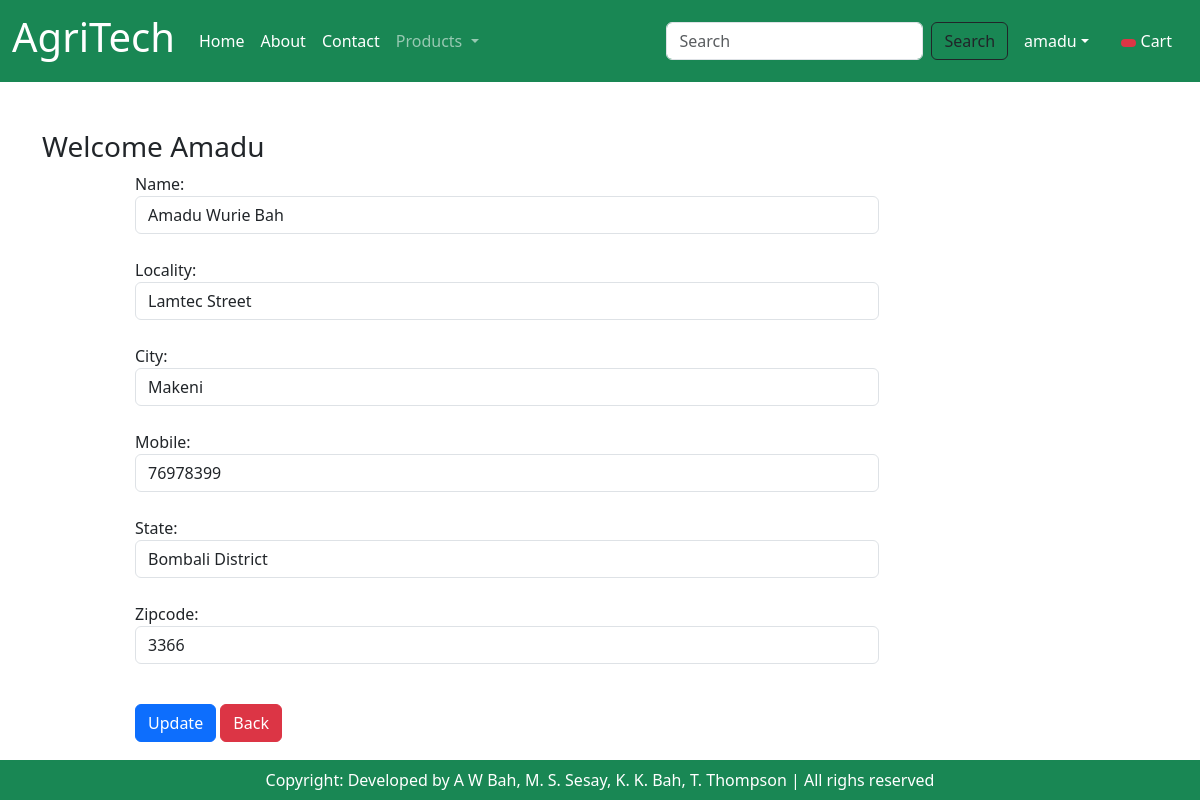
/updateAddress/1 (signed in), run on the app's committed database.
### app/models.py (models this page shows, shortened)
class Customer(models.Model):
    user = models.ForeignKey(User, on_delete=models.CASCADE)
    name = models.CharField(max_length=200)
    locality = models.CharField(max_length=200)
    city= models.CharField(max_length=50)
    mobile = models.IntegerField(default=0)
    zipcode = models.IntegerField()
    state = models.CharField(choices=STATE_CHOICES, max_length=100)

### app/views.py (the view, shortened to what this page needs)
# urls.py: path("updateAddress/<int:pk>", views.updateAddress.as_view(), name="updateAddress"),
@method_decorator(login_required, name='dispatch')
class updateAddress(View):
    def get(self, request, pk):
        add=Customer.objects.get(pk=pk)
        form = CustomerProfileForm(instance=add)
        totalitem = 0
        if request.user.is_authenticated:
            totalitem = len(Cart.objects.filter(user=request.user))
        return render(request, 'app/updateAddress.html', locals())

### app/forms.py
class CustomerProfileForm(forms.ModelForm):
    class Meta:
        model = Customer
        fields=['name', 'locality', 'city', 'mobile', 'state', 'zipcode']
        widgets={
            'name': forms.TextInput (attrs={'class': 'form-control'}),
            'locality': forms.TextInput (attrs={'class': 'form-control'}),
            'city': forms.TextInput (attrs = { 'class': 'form-control'}),
            'mobile': forms.NumberInput (attrs = {'class': 'form-control'}),
            'state' : forms.Select(attrs = {'class': 'form-control'}),
            'zipcode': forms.NumberInput (attrs = {'class': 'form-control'}),
        }

### app/templates/app/updateAddress.html (shortened to what this page needs)
{% extends 'app/base.html' %} {% load static %}  {% block main-content %}
<div class="container my-5">
  <div class="row">
    <h3>Welcome <span class="text-capitalize">{{request.user}}</span></h3>
  </div>
  <div class="col-sm-8 offset-sm-1">
    <form action="" method="post">
      {% csrf_token %} {% for fm in form %} {{fm.label_tag}} {{fm}}
      <small class="text-danger">{{fm.errors | striptags}}</small> <br />
      {% endfor %}
      <div class="col-12 mt-3">
        <button type="submit" class="btn btn-primary">Update</button>
        <a href="{% url 'address' %}" type="button" class="btn btn-danger"
          >Back</a
        >
      </div>
    </form>
  </div>
</div>
{% endblock main-content %}

### app/templates/app/base.html (shortened to what this page needs)
<!DOCTYPE html>
{% load static %}
<html lang="en">
  <head>
    <link
      href="https://cdn.jsdelivr.net/npm/bootstrap@5.3.0/dist/css/bootstrap.min.css"
      rel="stylesheet"
    />
    <link rel="stylesheet" href="{% static 'app/css/owl.carousel.min.css'%}" />
    <link rel="stylesheet" href="{% static 'app/css/all.min.css'%}" />
    <link rel="stylesheet" href="{% static 'app/css/style.css'%}" />
  </head>
  <body>
    <nav class="navbar navbar-expand-lg navbar-dark bg-success">
      <div class="container-fluid">
        <a class="navbar-brand" href="{% url 'home' %}"><h1>AgriTech</h1> </a>
        <div class="collapse navbar-collapse" id="navbarSupportedContent">
          <ul class="navbar-nav me-auto mb-2 mb-lg-0">
            <li class="nav-item">
              <a
                class="nav-link active"
                aria-current="page"
                href="{% url 'home' %}"
                >Home</a>
            </li>
             <li class="nav-item">
              <a class="nav-link text-white" href="{% url 'about' %}">About</a>
            </li>
            <li class="nav-item">
              <a class="nav-link text-white" href="{% url 'contact' %}"
                >Contact</a
              >
            </li>
              {% if request.user.is_authenticated %}
            <li class="nav-item dropdown">
              <a
                class="nav-link dropdown-toggle"
                href="#"
                role="button"
                data-bs-toggle="dropdown"
                aria-expanded="false"
              >
                Products
              </a>
            </li>
          </ul>
      <form class="d-flex" role="search" action="/search">
          <input class="form-control me-2" type="search" placeholder="Search" name="search" aria-label="Search">
          <button class="btn btn-outline-dark" type="submit">Search</button>
      </form>
        </div>
        <ul class="navbar-nav me-auto mb-2 mb-lg-0">
          <li class="nav-item dropdown mx-2">
            <a
              class="nav-link dropdown-toggle text-white"
              href="#"
              id="profileDropdown"
              role="button"
              data-bs-toggle="dropdown"
              aria-expanded="false"
              >{{request.user}}</a
            >
          </li>
          <li class="nav-item mx-2">
            <a href="{% url 'showcart' %}" class="nav-link text-white"><span class="badge bg-danger"> {% if totalitem > 0 %} {{totalitem}} {% endif %}</span> Cart</a>
          </li>
            {% endif %}
        </ul>
      </div>
    </nav>
     {% block main-content %} {% endblock main-content %}
    <footer
      class="container-fluid fixed-bottom bg-success text-center text-white p-2 mt-5"
    >
      Copyright: Developed by A W Bah, M. S. Sesay, K. K. Bah, T. Thompson | All righs reserved
    </footer>
  </body>
</html>

### data on the page
Customer: form "Amadu Wurie Bah" "Lamtec Street" "Makeni" "76978399" "Bombali District" "3366"

### other printed values
{{ request.user }} "amadu"
{{ request.user }} "Amadu"
{{ fm.label_tag }} "Name:" "Locality:" "City:" "Mobile:" "State:" "Zipcode:"
